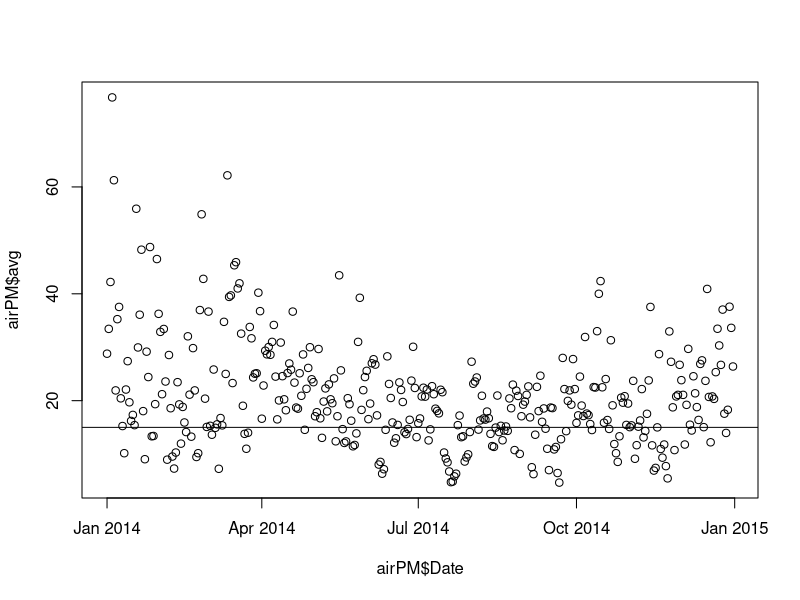
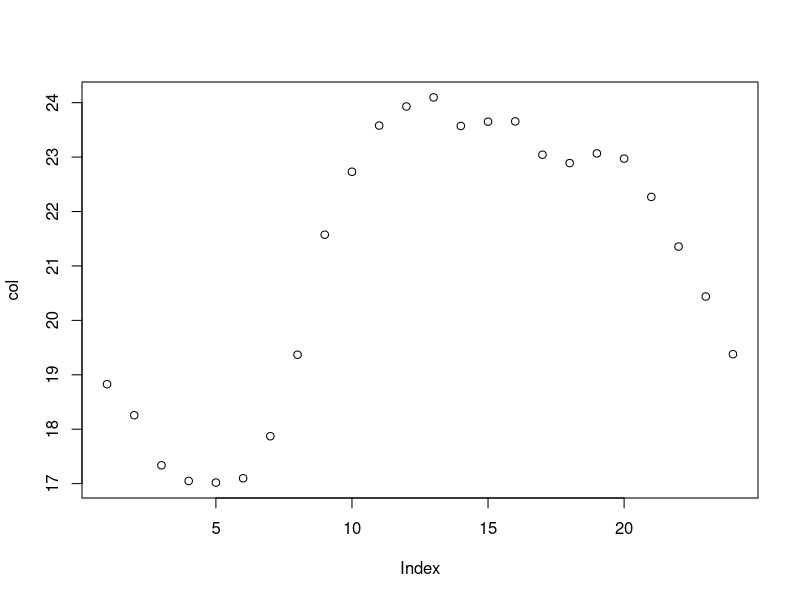

Write the R code that produced these figures, in order.
## ---- chunk 1
air <- read.csv("103YH20150324.csv", stringsAsFactor=FALSE)
airPM <- subset(air, Test.Item == "PM2.5")
airPM$Date <- as.Date(airPM$Date)
airPM[4:27] <- lapply(airPM[4:27], as.numeric)
library(ggplot2)
## ---- chunk 2
library(ggplot2)
airPM$avg <- rowMeans(airPM[4:27], na.rm=TRUE)
plot(airPM$Date, airPM$avg)
abline(h=15)
## ---- chunk 3
col <- colMeans(airPM[4:27], na.rm=TRUE)
plot(col)
